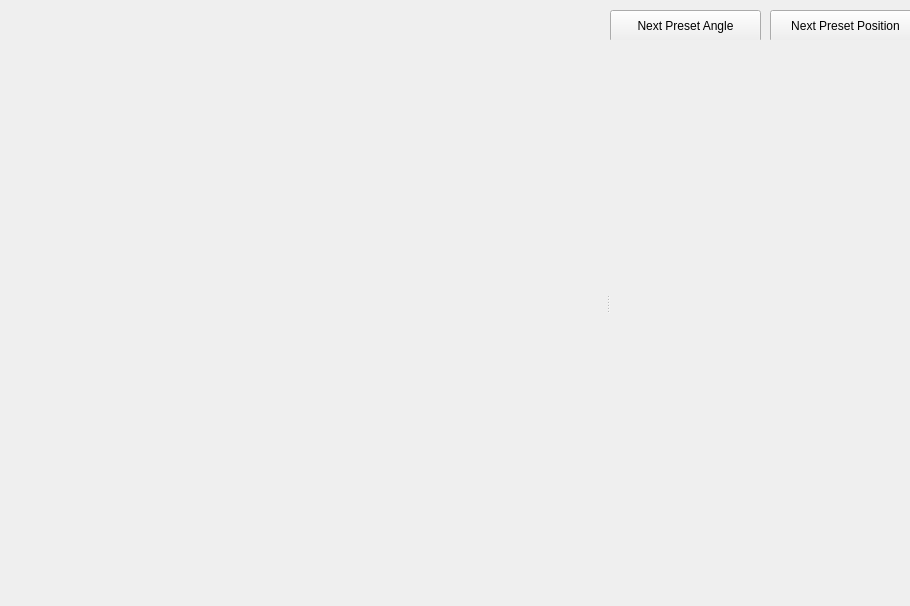
     <widget class="QSplitter" name="mPRSplitter">
      <property name="sizePolicy">
       <sizepolicy hsizetype="Expanding" vsizetype="Expanding">
        <horstretch>0</horstretch>
        <verstretch>0</verstretch>
       </sizepolicy>
      </property>
      <property name="minimumSize">
       <size>
        <width>900</width>
        <height>600</height>
       </size>
      </property>
      <property name="orientation">
       <enum>Qt::Horizontal</enum>
      </property>
      <widget class="QWidget" name="layoutWidget">
       <layout class="QGridLayout" name="gridLayout">
        <item row="0" column="0">
         <widget class="MiaImageView2D" name="leftUpperView" native="true">
          <property name="sizePolicy">
           <sizepolicy hsizetype="Expanding" vsizetype="Expanding">
            <horstretch>0</horstretch>
            <verstretch>0</verstretch>
           </sizepolicy>
          </property>
          <property name="minimumSize">
           <size>
            <width>300</width>
            <height>300</height>
           </size>
          </property>
         </widget>
        </item>
        <item row="1" column="0">
         <widget class="MiaImageView2D" name="leftLowerView" native="true">
          <property name="sizePolicy">
           <sizepolicy hsizetype="Expanding" vsizetype="Expanding">
            <horstretch>0</horstretch>
            <verstretch>0</verstretch>
           </sizepolicy>
          </property>
          <property name="minimumSize">
           <size>
            <width>300</width>
            <height>300</height>
           </size>
          </property>
         </widget>
        </item>
        <item row="1" column="1">
         <widget class="MiaImageView3D" name="rightLowerView" native="true">
          <property name="sizePolicy">
           <sizepolicy hsizetype="Expanding" vsizetype="Expanding">
            <horstretch>0</horstretch>
            <verstretch>0</verstretch>
           </sizepolicy>
          </property>
          <property name="minimumSize">
           <size>
            <width>300</width>
            <height>300</height>
           </size>
          </property>
         </widget>
        </item>
        <item row="0" column="1">
         <widget class="MiaImageView2D" name="rightUpperView" native="true">
          <property name="sizePolicy">
           <sizepolicy hsizetype="Expanding" vsizetype="Expanding">
            <horstretch>0</horstretch>
            <verstretch>0</verstretch>
           </sizepolicy>
          </property>
          <property name="minimumSize">
           <size>
            <width>300</width>
            <height>300</height>
           </size>
          </property>
         </widget>
        </item>
       </layout>
      </widget>
      <widget class="QStackedWidget" name="stackedWidget">
       <property name="sizePolicy">
        <sizepolicy hsizetype="Expanding" vsizetype="Expanding">
         <horstretch>1</horstretch>
         <verstretch>0</verstretch>
        </sizepolicy>
       </property>
       <property name="minimumSize">
        <size>
         <width>300</width>
         <height>600</height>
        </size>
       </property>
       <property name="maximumSize">
        <size>
         <width>16777215</width>
         <height>16777215</height>
        </size>
       </property>
       <property name="currentIndex">
        <number>0</number>
       </property>
       <widget class="QWidget" name="curvedMPRPage">
        <property name="sizePolicy">
         <sizepolicy hsizetype="Expanding" vsizetype="Expanding">
          <horstretch>0</horstretch>
          <verstretch>0</verstretch>
         </sizepolicy>
        </property>
        <layout class="QGridLayout" name="gridLayout_2">
         <property name="leftMargin">
          <number>0</number>
         </property>
         <property name="topMargin">
          <number>0</number>
         </property>
         <property name="rightMargin">
          <number>0</number>
         </property>
         <property name="bottomMargin">
          <number>0</number>
         </property>
         <property name="spacing">
          <number>0</number>
         </property>
         <item row="0" column="0">
          <widget class="QWidget" name="widget" native="true">
           <property name="sizePolicy">
            <sizepolicy hsizetype="Expanding" vsizetype="Preferred">
             <horstretch>0</horstretch>
             <verstretch>0</verstretch>
            </sizepolicy>
           </property>
           <property name="minimumSize">
            <size>
             <width>0</width>
             <height>40</height>
            </size>
           </property>
           <property name="maximumSize">
            <size>
             <width>16777215</width>
             <height>40</height>
            </size>
           </property>
           <widget class="QPushButton" name="nextAngleButton">
            <property name="geometry">
             <rect>
              <x>0</x>
              <y>10</y>
              <width>151</width>
              <height>32</height>
             </rect>
            </property>
            <property name="text">
             <string>Next Preset Angle</string>
            </property>
           </widget>
           <widget class="QPushButton" name="nextPositionButton">
            <property name="geometry">
             <rect>
              <x>160</x>
              <y>10</y>
              <width>151</width>
              <height>32</height>
             </rect>
            </property>
            <property name="text">
             <string>Next Preset Position</string>
            </property>
           </widget>
          </widget>
         </item>
         <item row="1" column="0">
          <widget class="MiaImageView2D" name="curvedMPRV" native="true">
           <property name="sizePolicy">
            <sizepolicy hsizetype="Expanding" vsizetype="Expanding">
             <horstretch>0</horstretch>
             <verstretch>0</verstretch>
            </sizepolicy>
           </property>
          </widget>
         </item>
        </layout>
       </widget>
       <widget class="QWidget" name="stackedWidgetPage2">
        <property name="sizePolicy">
         <sizepolicy hsizetype="Expanding" vsizetype="Expanding">
          <horstretch>0</horstretch>
          <verstretch>0</verstretch>
         </sizepolicy>
        </property>
       </widget>
      </widget>
     </widget>
